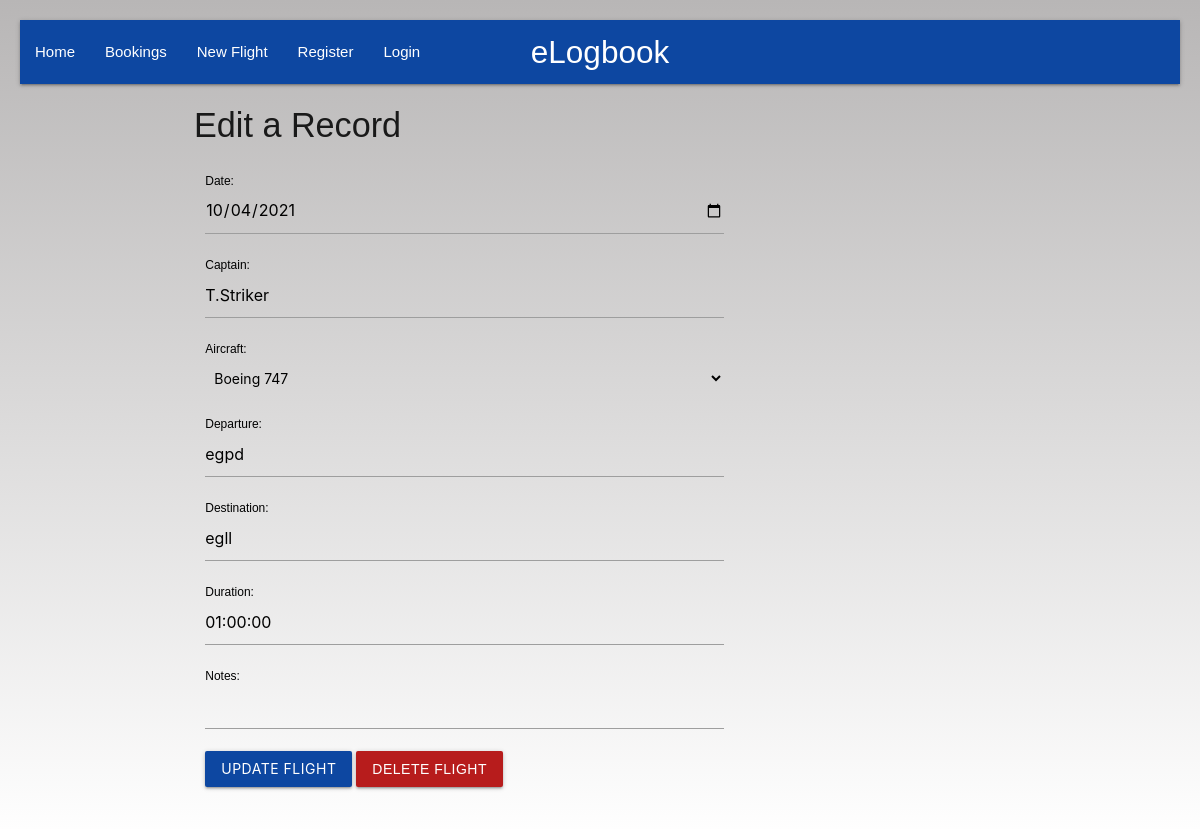
Page /edit/2 on the committed database.
### logbook/models.py (models this page shows, shortened)
class Flights(models.Model):
    B744 = 'B744'
    E190 = 'E190'
    E170 = 'E170'
    S2000 = 'S2000'
    J41 = 'J41'
    AIRCRAFT = [
        (B744, 'Boeing 747'),
        (E190, 'Embraer 190'),
        (E170, 'Embraer 170'),
        (S2000, 'Saab 2000'),
        (J41, 'BAE Jetstream 41'),
    ]
    date = models.DateField(null=True)
    captain = models.CharField(max_length=25, default='', null=False, blank=False)
    aircraft = models.CharField(max_length=5, choices=AIRCRAFT, default=B744)
    departure = models.CharField(max_length=5, default='', null=False, blank=False)
    destination = models.CharField(max_length=5, null=False, default='', blank=False)
    duration = models.TimeField(default='01:00')
    notes = models.CharField(max_length=50, default='', blank=True)

### logbook/views.py (the view)
# urls.py: path('edit/<flight_id>', views.editFlight, name='editFlight'),
def editFlight(request, flight_id):
    flight = get_object_or_404(Flights, id=flight_id)
    if request.method == 'POST':
        form = NewFlight(request.POST, instance=flight)
        if form.is_valid():
            form.save()
            return redirect('home')
    form = NewFlight(instance=flight)
    context = {
        'form': form,
        'flight': flight,
    }
    return render(request, "logbook/edit.html", context)

### logbook/forms.py
class NewFlight(forms.ModelForm):
    class Meta:
        model = Flights
        fields = fields = '__all__'
        widgets = {
            'date': DateInput(),
        }

### logbook/templates/logbook/edit.html (shortened to what this page needs)
{% extends "logbook/base.html" %}
{% block content %}
    <div class="container">
        <h4>Edit a Record</h4>
        <div class="row">
            <div class="col s12 m4 l8">
                <form id="edit-flight-form" method="POST">
                    {{ form.as_p }}
                    <div>
                        <p>
                            <button class="btn waves-effect waves-light blue darken-4" type="submit" name="action">Update Flight</button>
                            <a class="btn waves-effect waves-light red darken-4" href="/delete/{{ flight.id }}">Delete Flight</a>
                        </p>
                    </div>
                </form>
            </div>
        </div>
    </div>
{% endblock %}

### logbook/static/style.css (style rules this page uses)
body { background: linear-gradient(rgb(184, 182, 182), #fff) no-repeat center center; font: 14px sans-serif; padding: 20px; }
label { color: black; }
select { display: block; background-color: transparent; border: none; }
::placeholder { color: black; opacity: 0.5; }
#edit-flight-form { float: none; }

### rows in the picture
Flights: date "10/04/2021", captain "T.Striker", aircraft "Boeing 747", departure "egpd", destination "egll", duration "01:00:00"
